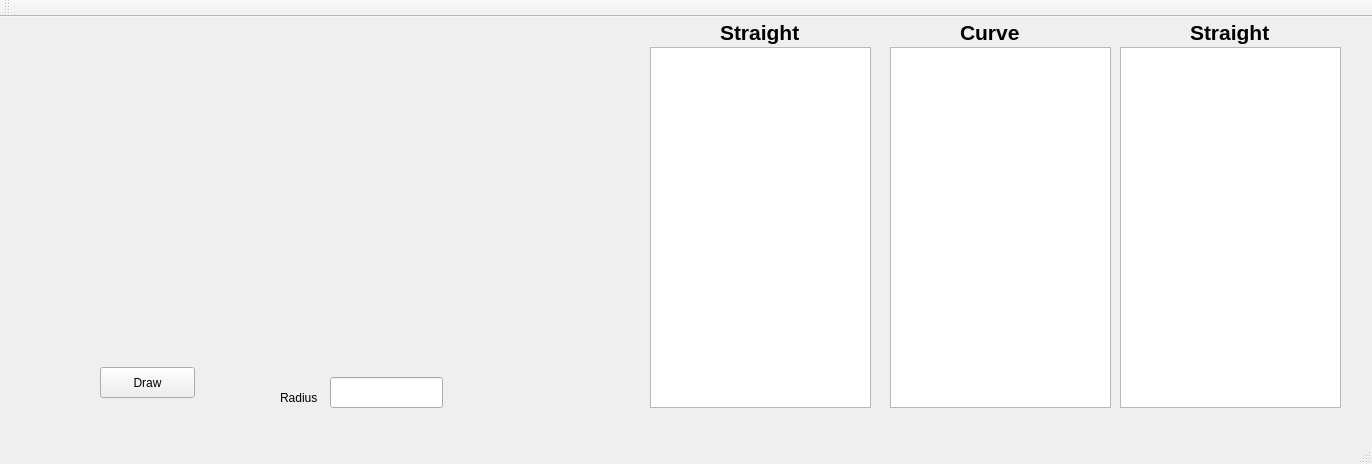
<?xml version="1.0" encoding="UTF-8"?>
<ui version="4.0">
 <class>MainWindow</class>
 <widget class="QMainWindow" name="MainWindow">
  <property name="geometry">
   <rect>
    <x>0</x>
    <y>0</y>
    <width>1372</width>
    <height>464</height>
   </rect>
  </property>
  <property name="windowTitle">
   <string>MainWindow</string>
  </property>
  <widget class="QWidget" name="centralWidget">
   <widget class="QLineEdit" name="lineEdit">
    <property name="geometry">
     <rect>
      <x>330</x>
      <y>360</y>
      <width>113</width>
      <height>31</height>
     </rect>
    </property>
   </widget>
   <widget class="QLabel" name="label">
    <property name="geometry">
     <rect>
      <x>10</x>
      <y>0</y>
      <width>621</width>
      <height>311</height>
     </rect>
    </property>
    <property name="text">
     <string/>
    </property>
   </widget>
   <widget class="QPushButton" name="pushButton">
    <property name="geometry">
     <rect>
      <x>100</x>
      <y>350</y>
      <width>95</width>
      <height>31</height>
     </rect>
    </property>
    <property name="text">
     <string>Draw</string>
    </property>
   </widget>
   <widget class="QTextEdit" name="textEdit">
    <property name="geometry">
     <rect>
      <x>650</x>
      <y>30</y>
      <width>221</width>
      <height>361</height>
     </rect>
    </property>
   </widget>
   <widget class="QTextEdit" name="textEdit_2">
    <property name="geometry">
     <rect>
      <x>890</x>
      <y>30</y>
      <width>221</width>
      <height>361</height>
     </rect>
    </property>
   </widget>
   <widget class="QTextEdit" name="textEdit_3">
    <property name="geometry">
     <rect>
      <x>1120</x>
      <y>30</y>
      <width>221</width>
      <height>361</height>
     </rect>
    </property>
   </widget>
   <widget class="QLabel" name="label_2">
    <property name="geometry">
     <rect>
      <x>720</x>
      <y>0</y>
      <width>101</width>
      <height>31</height>
     </rect>
    </property>
    <property name="text">
     <string>&lt;html&gt;&lt;head/&gt;&lt;body&gt;&lt;p&gt;&lt;span style=&quot; font-size:16pt; font-weight:600;&quot;&gt;Straight&lt;/span&gt;&lt;/p&gt;&lt;/body&gt;&lt;/html&gt;</string>
    </property>
   </widget>
   <widget class="QLabel" name="label_3">
    <property name="geometry">
     <rect>
      <x>960</x>
      <y>0</y>
      <width>101</width>
      <height>31</height>
     </rect>
    </property>
    <property name="text">
     <string>&lt;html&gt;&lt;head/&gt;&lt;body&gt;&lt;p&gt;&lt;span style=&quot; font-size:16pt; font-weight:600;&quot;&gt;Curve&lt;/span&gt;&lt;/p&gt;&lt;/body&gt;&lt;/html&gt;</string>
    </property>
   </widget>
   <widget class="QLabel" name="label_4">
    <property name="geometry">
     <rect>
      <x>1190</x>
      <y>0</y>
      <width>101</width>
      <height>31</height>
     </rect>
    </property>
    <property name="text">
     <string>&lt;html&gt;&lt;head/&gt;&lt;body&gt;&lt;p&gt;&lt;span style=&quot; font-size:16pt; font-weight:600;&quot;&gt;Straight&lt;/span&gt;&lt;/p&gt;&lt;/body&gt;&lt;/html&gt;</string>
    </property>
   </widget>
   <widget class="QLabel" name="label_5">
    <property name="geometry">
     <rect>
      <x>280</x>
      <y>370</y>
      <width>41</width>
      <height>21</height>
     </rect>
    </property>
    <property name="text">
     <string>Radius</string>
    </property>
   </widget>
  </widget>
  <widget class="QMenuBar" name="menuBar">
   <property name="geometry">
    <rect>
     <x>0</x>
     <y>0</y>
     <width>1372</width>
     <height>27</height>
    </rect>
   </property>
  </widget>
  <widget class="QToolBar" name="mainToolBar">
   <attribute name="toolBarArea">
    <enum>TopToolBarArea</enum>
   </attribute>
   <attribute name="toolBarBreak">
    <bool>false</bool>
   </attribute>
  </widget>
  <widget class="QStatusBar" name="statusBar"/>
 </widget>
 <layoutdefault spacing="6" margin="11"/>
 <resources/>
 <connections/>
</ui>
